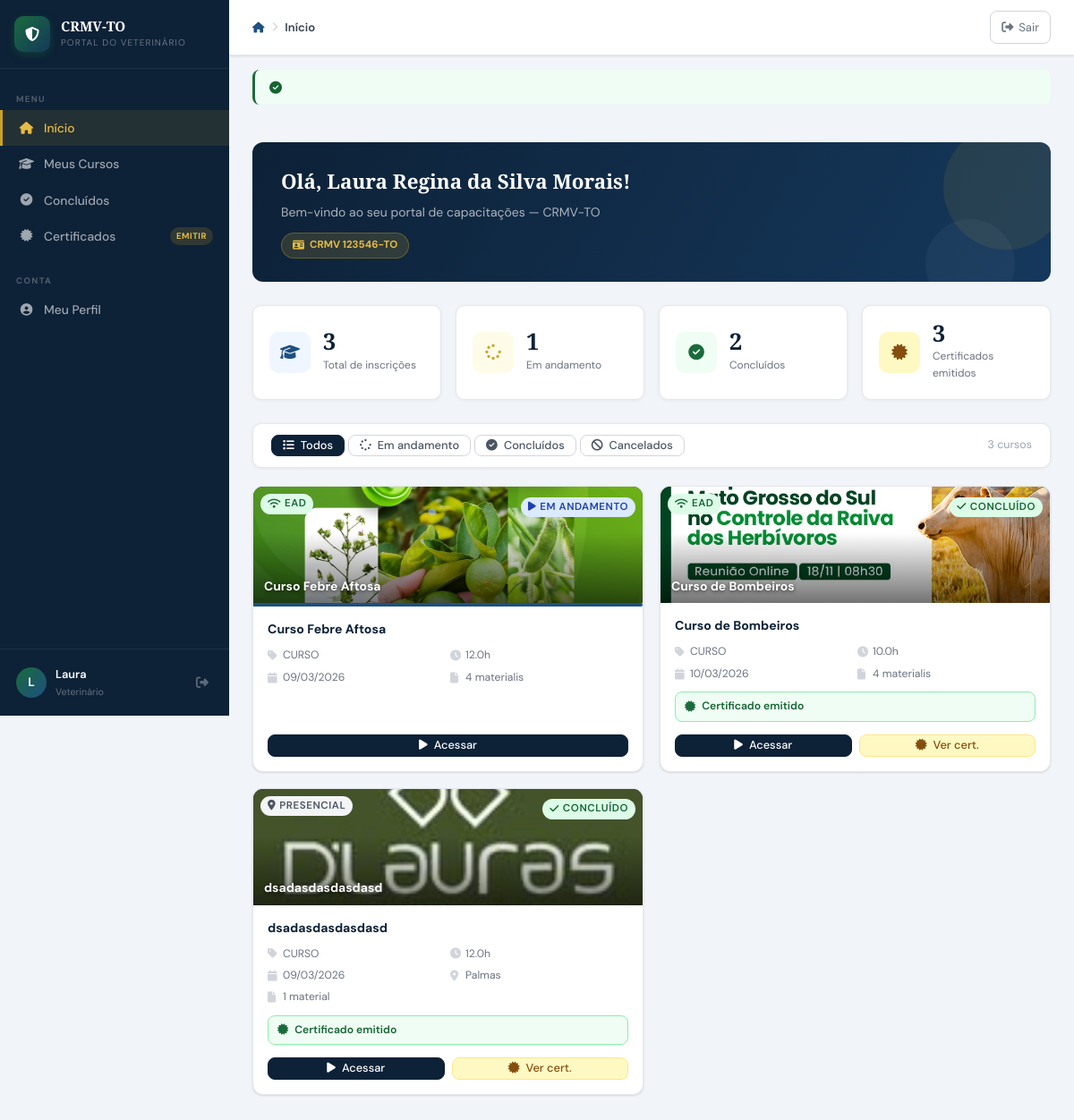
The page /aluno/dashboard.php (signed in) on the database its author committed.
### tables this page shows
CREATE TABLE `tbl_usuarios` (
  `usuario_id` int(10) UNSIGNED NOT NULL,
  `perfil_id` int(10) UNSIGNED NOT NULL DEFAULT 2,
  `nome_completo` varchar(150) NOT NULL,
  `cpf` varchar(14) DEFAULT NULL,
  `rg` varchar(20) DEFAULT NULL,
  `data_nascimento` date DEFAULT NULL,
  `sexo` enum('M','F','O') DEFAULT NULL,
  `email` varchar(150) NOT NULL,
  `telefone` varchar(20) DEFAULT NULL,
  `celular` varchar(20) DEFAULT NULL,
  `crmv_numero` varchar(20) DEFAULT NULL,
  `crmv_uf` char(2) NOT NULL DEFAULT 'TO',
  `especialidade` varchar(100) DEFAULT NULL,
  `instituicao` varchar(150) DEFAULT NULL,
  `cep` varchar(9) DEFAULT NULL,
  `logradouro` varchar(150) DEFAULT NULL,
  `numero` varchar(10) DEFAULT NULL,
  `complemento` varchar(80) DEFAULT NULL,
  `bairro` varchar(80) DEFAULT NULL,
  `cidade` varchar(80) DEFAULT NULL,
  `uf` char(2) DEFAULT NULL,
  `senha_hash` varchar(255) NOT NULL,
  `senha_salt` varchar(64) NOT NULL,
  `token_reset` varchar(100) DEFAULT NULL,
  `token_expira` datetime DEFAULT NULL,
  `ultimo_acesso` datetime DEFAULT NULL,
  `tentativas_login` tinyint(4) NOT NULL DEFAULT 0,
  `bloqueado_ate` datetime DEFAULT NULL,
  `ativo` tinyint(1) NOT NULL DEFAULT 1,
  `foto_perfil` varchar(200) DEFAULT NULL,
  `criado_em` datetime NOT NULL DEFAULT current_timestamp(),
  `atualizado_em` datetime DEFAULT NULL ON UPDATE current_timestamp(),
  `criado_por` int(10) UNSIGNED DEFAULT NULL
);

CREATE TABLE `tbl_matriculas` (
  `matricula_id` int(10) UNSIGNED NOT NULL,
  `usuario_id` int(10) UNSIGNED NOT NULL,
  `curso_id` int(10) UNSIGNED NOT NULL,
  `status` enum('ATIVA','CONCLUIDA','CANCELADA','REPROVADO') NOT NULL DEFAULT 'ATIVA',
  `nota_final` decimal(5,2) DEFAULT NULL,
  `presenca_percent` decimal(5,2) DEFAULT NULL,
  `certificado_gerado` tinyint(1) NOT NULL DEFAULT 0,
  `certificado_codigo` varchar(20) DEFAULT NULL,
  `certificado_emitido_em` datetime DEFAULT NULL,
  `progresso_ead` tinyint(4) NOT NULL DEFAULT 0,
  `matriculado_em` datetime NOT NULL DEFAULT current_timestamp(),
  `atualizado_em` datetime DEFAULT NULL ON UPDATE current_timestamp()
);

CREATE TABLE `tbl_cursos` (
  `curso_id` int(10) UNSIGNED NOT NULL,
  `categoria_id` int(10) UNSIGNED DEFAULT NULL,
  `titulo` varchar(200) NOT NULL,
  `descricao` text DEFAULT NULL,
  `capa` varchar(120) DEFAULT NULL,
  `observacoes` text DEFAULT NULL,
  `tipo` enum('CURSO','PALESTRA','WORKSHOP','CONGRESSO','WEBINAR') NOT NULL DEFAULT 'CURSO',
  `modalidade` enum('PRESENCIAL','EAD','HIBRIDO') NOT NULL DEFAULT 'PRESENCIAL',
  `carga_horaria` decimal(5,1) NOT NULL DEFAULT 0.0,
  `vagas` smallint(6) DEFAULT NULL,
  `data_inicio` date DEFAULT NULL,
  `data_fim` date DEFAULT NULL,
  `horario` varchar(100) DEFAULT NULL,
  `local_nome` varchar(150) DEFAULT NULL,
  `local_cidade` varchar(80) DEFAULT NULL,
  `local_uf` char(2) DEFAULT 'TO',
  `local_endereco` varchar(200) DEFAULT NULL,
  `link_ead` varchar(300) DEFAULT NULL,
  `youtube_id` varchar(30) DEFAULT NULL,
  `valor` decimal(8,2) NOT NULL DEFAULT 0.00,
  `status` enum('RASCUNHO','PUBLICADO','ENCERRADO','CANCELADO') NOT NULL DEFAULT 'RASCUNHO',
  `cert_modelo` text DEFAULT NULL,
  `cert_conteudo_programatico` mediumtext DEFAULT NULL COMMENT 'HTML do conteúdo programático (verso do certificado)',
  `cert_validade` smallint(6) DEFAULT NULL,
  `cert_obs` text DEFAULT NULL COMMENT 'Observação interna do certificado (não aparece impresso)',
  `ativo` tinyint(1) NOT NULL DEFAULT 1,
  `criado_em` datetime NOT NULL DEFAULT current_timestamp(),
  `atualizado_em` datetime DEFAULT NULL ON UPDATE current_timestamp(),
  `criado_por` int(10) UNSIGNED DEFAULT NULL,
  `instrutor_id` int(11) DEFAULT NULL,
  `requer_avaliacao` tinyint(1) NOT NULL DEFAULT 0,
  `avaliacao_com_nota` tinyint(1) NOT NULL DEFAULT 0,
  `nota_minima` decimal(5,2) NOT NULL DEFAULT 70.00,
  `tentativas_maximas` tinyint(4) NOT NULL DEFAULT 3,
  `cert_frente_html` text DEFAULT NULL,
  `cert_verso_html` text DEFAULT NULL
);

### aluno/dashboard.php (the view, shortened to what the rows shown need)
<?php
require_once __DIR__ . '/../includes/conexao.php';
$usr_id = (int)$_SESSION['usr_id'];
$usuario = dbQueryOne(
    "SELECT nome_completo, crmv_numero, crmv_uf, email FROM tbl_usuarios WHERE usuario_id = ?",
    [$usr_id]
);
$aba = $_GET['aba'] ?? 'todos';
$whereStatus = match($aba) {
    'ativos'     => " AND m.status = 'ATIVA'",
    'concluidos' => " AND m.status = 'CONCLUIDA'",
    'cancelados' => " AND m.status IN ('CANCELADA','REPROVADO')",
    default      => ''
};
$matriculas = dbQuery(
    "SELECT m.matricula_id, m.status, m.matriculado_em,
            m.certificado_gerado, m.certificado_codigo, m.progresso_ead,
            c.curso_id, c.titulo, c.tipo, c.modalidade,
            c.carga_horaria, c.data_inicio, c.data_fim,
            c.capa, c.youtube_id, c.link_ead,
            c.local_nome, c.local_cidade, c.local_uf,
            cat.nome AS cat_nome, cat.cor_hex,
            (SELECT COUNT(*) FROM tbl_materiais mat WHERE mat.curso_id = c.curso_id) AS total_materiais
     FROM tbl_matriculas m
     INNER JOIN tbl_cursos c ON m.curso_id = c.curso_id
     LEFT  JOIN tbl_categorias cat ON c.categoria_id = cat.categoria_id
     WHERE m.usuario_id = ? AND c.ativo = 1 $whereStatus
     ORDER BY m.matriculado_em DESC",
    [$usr_id]
);
require_once __DIR__ . '/../includes/layout_aluno.php';
function badgeMatStatus(string $s): string {
    return match($s) {
        'ATIVA'     => '<span class="badge b-azul"><i class="fa-solid fa-play"></i> Em andamento</span>',
        'CONCLUIDA' => '<span class="badge b-verde"><i class="fa-solid fa-check"></i> Concluído</span>',
        'CANCELADA' => '<span class="badge b-verm"><i class="fa-solid fa-ban"></i> Cancelado</span>',
        'REPROVADO' => '<span class="badge b-verm"><i class="fa-solid fa-xmark"></i> Reprovado</span>',
        default     => '<span class="badge b-cinza">' . htmlspecialchars($s) . '</span>',
    };
}
?>
<div style="background:linear-gradient(120deg,var(--azul-esc) 0%,var(--azul-med) 100%);
            border-radius:var(--radius-lg);padding:26px 32px;color:#fff;
            margin-bottom:26px;position:relative;overflow:hidden">
    <div style="position:relative">
        <h2 style="font-family:var(--font-titulo);font-size:1.4rem;margin:0 0 5px;font-weight:700">
            Olá, <?= ($usuario['nome_completo'] ?? '') ?>!
        </h2>
        <p style="font-size:.875rem;color:rgba(255,255,255,.65);margin:0">
            Bem-vindo ao seu portal de capacitações — CRMV-TO
        </p>
        <?php if ($usuario['crmv_numero']): ?>
        <div style="display:inline-flex;align-items:center;gap:6px;
                    background:rgba(201,162,39,.18);border:1px solid rgba(201,162,39,.35);
                    color:var(--ouro2);padding:4px 12px;border-radius:20px;
                    font-size:.72rem;font-weight:700;margin-top:12px">
            <i class="fa-solid fa-id-card"></i>
            CRMV <?= htmlspecialchars($usuario['crmv_numero']) ?>-<?= htmlspecialchars($usuario['crmv_uf']) ?>
        </div>
        <?php endif; ?>
    </div>
</div>
<?php if (empty($matriculas)): ?>
<div class="card">
    <div class="vazio" style="padding:64px 24px">
        <i class="fa-solid fa-graduation-cap"></i>
        <h3>Nenhum curso encontrado</h3>
        <p><?= $aba !== 'todos' ? 'Não há cursos com este filtro.' : 'Você ainda não está matriculado em nenhum curso.' ?></p>
    </div>
</div>
<?php else: ?>
<div style="display:grid;grid-template-columns:repeat(auto-fill,minmax(310px,1fr));gap:18px">
<?php foreach ($matriculas as $m): ?>
<div class="curso-card-aluno">
    <div class="curso-capa-aluno">
        <?php if ($m['capa']): ?>
        <img src="/crmv/uploads/capas/<?= htmlspecialchars($m['capa']) ?>" alt="">
        <div class="curso-capa-overlay"></div>
        <?php endif; ?>
        <div style="position:absolute;top:8px;left:8px;display:flex;gap:5px;flex-wrap:wrap">
            <?= badgeModalidade($m['modalidade']) ?>
        </div>
        <div style="position:absolute;top:8px;right:8px">
            <?= badgeMatStatus($m['status']) ?>
        </div>
        <?php if ($m['capa']): ?>
        <div style="position:absolute;bottom:8px;left:12px;right:12px">
            <div style="font-weight:700;font-size:.87rem;color:#fff;text-shadow:0 1px 4px rgba(0,0,0,.7);
                        overflow:hidden;text-overflow:ellipsis;white-space:nowrap">
                <?= htmlspecialchars($m['titulo']) ?>
            </div>
        </div>
        <?php endif; ?>
    </div>
    <?php if ($m['modalidade'] === 'EAD' && $m['progresso_ead'] > 0): ?>
    <div class="progresso-bar">
        <div class="progresso-fill"
             style="width:<?= min(100,(int)$m['progresso_ead']) ?>%;
                    background:<?= $m['status']==='CONCLUIDA' ? 'var(--verde)' : 'var(--azul-clr)' ?>">
        </div>
    </div>
    <?php endif; ?>
    <div style="padding:16px;flex:1;display:flex;flex-direction:column;gap:10px">
        <?php if (!$m['capa']): ?>
        <div>
            <div style="font-weight:700;font-size:.9rem;color:var(--azul-esc);line-height:1.4">
                <?= htmlspecialchars(truncaTexto($m['titulo'], 65)) ?>
            </div>
            <?php if ($m['cat_nome']): ?>
            <div style="font-size:.72rem;color:var(--c400);margin-top:3px">
                <?= htmlspecialchars($m['cat_nome']) ?>
            </div>
            <?php endif; ?>
        </div>
        <?php else: ?>
        <div style="font-weight:700;font-size:.88rem;color:var(--azul-esc);line-height:1.35">
            <?= htmlspecialchars(truncaTexto($m['titulo'], 65)) ?>
        </div>
        <?php endif; ?>
        <div style="display:grid;grid-template-columns:1fr 1fr;gap:5px;font-size:.76rem;color:var(--c500)">
            <div style="display:flex;align-items:center;gap:5px">
                <i class="fa-solid fa-tag" style="color:var(--c300);width:12px"></i>
                <?= htmlspecialchars($m['tipo']) ?>
            </div>
            <div style="display:flex;align-items:center;gap:5px">
                <i class="fa-solid fa-clock" style="color:var(--c300);width:12px"></i>
                <?= $m['carga_horaria'] ?>h
            </div>
            <?php if ($m['data_inicio']): ?>
            <div style="display:flex;align-items:center;gap:5px">
                <i class="fa-solid fa-calendar" style="color:var(--c300);width:12px"></i>
                <?= fmtData($m['data_inicio']) ?>
            </div>
            <?php endif; ?>
            <?php if ($m['local_cidade']): ?>
            <div style="display:flex;align-items:center;gap:5px">
                <i class="fa-solid fa-location-dot" style="color:var(--c300);width:12px"></i>
                <?= htmlspecialchars($m['local_cidade']) ?>
            </div>
            <?php endif; ?>
            <?php if ($m['total_materiais'] > 0): ?>
            <div style="display:flex;align-items:center;gap:5px">
                <i class="fa-solid fa-file" style="color:var(--c300);width:12px"></i>
                <?= $m['total_materiais'] ?> material<?= $m['total_materiais'] != 1 ? 'is' : '' ?>
            </div>
            <?php endif; ?>
        </div>
        <?php if ($m['status'] === 'CONCLUIDA'): ?>
        <div style="background:var(--verde-bg);border:1px solid #86efac;border-radius:var(--radius);
                    padding:6px 10px;display:flex;align-items:center;gap:7px;font-size:.76rem;
                    color:var(--verde-txt);font-weight:600">
            <i class="fa-solid fa-certificate" style="color:var(--verde)"></i>
            <?= $m['certificado_gerado'] ? 'Certificado emitido' : 'Certificado disponível!' ?>
        </div>
        <?php endif; ?>
        <div style="display:flex;gap:8px;margin-top:auto;padding-top:4px">
            <a href="/crmv/aluno/curso.php?id=<?= $m['matricula_id'] ?>"
               class="btn btn-secundario btn-sm"
               style="flex:1;justify-content:center">
                <i class="fa-solid fa-play"></i> Acessar
            </a>
            <?php if ($m['status'] === 'CONCLUIDA'): ?>
            <a href="/crmv/aluno/<?= $m['certificado_gerado'] ? 'certificado_ver.php' : 'emitir_certificado.php' ?>?id=<?= $m['matricula_id'] ?>"
               class="btn btn-sm"
               style="flex:1;justify-content:center;background:var(--ouro-bg);color:var(--ouro-txt);border:1.5px solid #fde68a">
                <i class="fa-solid fa-certificate"></i>
                <?= $m['certificado_gerado'] ? 'Ver cert.' : 'Emitir' ?>
            </a>
            <?php endif; ?>
        </div>
    </div>
</div>
<?php endforeach; ?>
</div>
<?php endif; ?>
<?php require_once __DIR__ . '/../includes/layout_aluno_footer.php'; ?>

### includes/conexao.php (shortened to what the rows shown need)
<?php
function getConn(): PDO {
    static $pdo = null;
    if ($pdo === null) {
        try {
            $dsn = "mysql:host=" . DB_HOST . ";port=" . DB_PORT . ";dbname=" . DB_NAME . ";charset=utf8mb4";
            $pdo = new PDO($dsn, DB_USER, DB_PASS, [
                PDO::ATTR_ERRMODE            => PDO::ERRMODE_EXCEPTION,
                PDO::ATTR_DEFAULT_FETCH_MODE => PDO::FETCH_ASSOC,
                PDO::ATTR_EMULATE_PREPARES   => false,
            ]);
        } catch (PDOException $e) {
            die('<div style="font-family:monospace;background:#fee2e2;color:#7f1d1d;padding:20px;margin:20px;border-radius:8px">
                <strong>Erro de conexão com o banco:</strong><br>' . htmlspecialchars($e->getMessage()) . '
                <br><br>Verifique se o XAMPP está rodando e o banco <strong>' . DB_NAME . '</strong> foi criado.
            </div>');
        }
    }
    return $pdo;
}
function dbQuery(string $sql, array $params = []): array {
    $stmt = getConn()->prepare($sql);
    $stmt->execute($params);
    return $stmt->fetchAll();
}
function dbQueryOne(string $sql, array $params = []): array|false {
    $stmt = getConn()->prepare($sql);
    $stmt->execute($params);
    return $stmt->fetch();
}
function truncaTexto(string $str, int $tam): string {
    return mb_strlen($str) > $tam ? mb_substr($str, 0, $tam) . '...' : $str;
}
function fmtData(?string $d): string {
    try { return (new DateTime($d))->format('d/m/Y'); }
    catch (Exception) { return '-'; }
}
function badgeModalidade(string $mod): string {
    return match(strtoupper(trim($mod))) {
        'EAD'       => '<span class="badge b-verde"><i class="fa-solid fa-wifi"></i> EAD</span>',
        'HIBRIDO'   => '<span class="badge b-ouro"><i class="fa-solid fa-layer-group"></i> Híbrido</span>',
        'PRESENCIAL'=> '<span class="badge b-cinza"><i class="fa-solid fa-map-marker-alt"></i> Presencial</span>',
        default     => '<span class="badge b-cinza">' . htmlspecialchars($mod) . '</span>',
    };
}

### rows shown on the page
tbl_usuarios: nome_completo "Laura Regina da Silva Morais", crmv_numero "123546", crmv_uf "TO"
tbl_matriculas: curso.capa (picture), curso.modalidade "EAD", status "EM ANDAMENTO", curso.titulo "Curso Febre Aftosa", progresso_ead 100 (drawn), curso.tipo "CURSO", curso.carga_horaria "12.0", curso.data_inicio "09/03/2026", total_materiais "4"
tbl_matriculas: curso.capa (picture), curso.modalidade "EAD", status "CONCLUÍDO", curso.titulo "Curso de Bombeiros", curso.tipo "CURSO", curso.carga_horaria "10.0", curso.data_inicio "10/03/2026", total_materiais "4", certificado_gerado "Certificado emitido"
tbl_matriculas: curso.capa (picture), curso.modalidade "PRESENCIAL", status "CONCLUÍDO", curso.titulo "dsadasdasdasdasd", curso.tipo "CURSO", curso.carga_horaria "12.0", curso.data_inicio "09/03/2026", curso.local_cidade "Palmas", total_materiais "1", certificado_gerado "Certificado emitido"

### other values the page prints
$_iniciais "L"
$_nomeExib "Laura"
$pageTitulo "Início"
$totais['total'] "3"
$totais['ativos'] "1"
$totais['concluidos'] "2"
$totais['certificados'] "3"
$v['label'] "Todos"
$v['label'] "Em andamento"
$v['label'] "Concluídos"
$v['label'] "Cancelados"
count($matriculas) "3"
